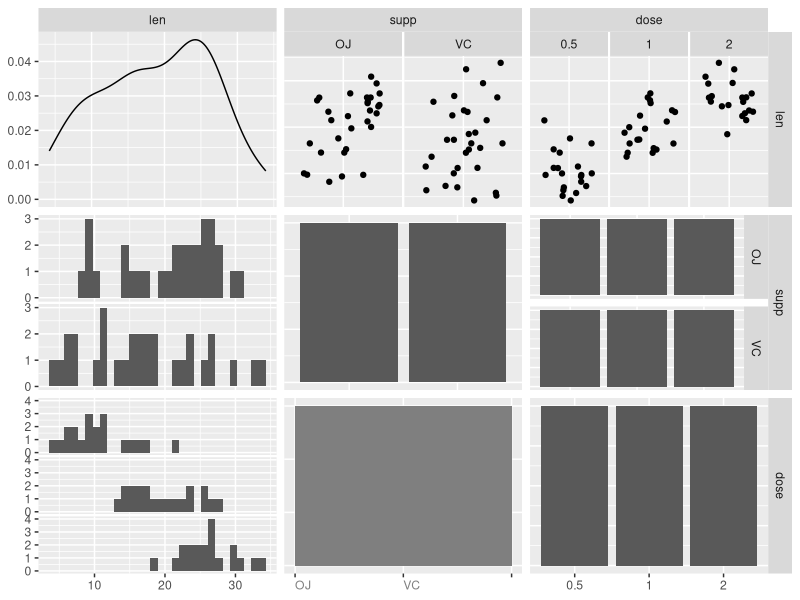

R code for this plot:
## ---- chunk 1
library(ggplot2)
library(GGally)
## ---- chunk 2
data(ToothGrowth)
str(ToothGrowth)
print(summary(ToothGrowth))
## ---- chunk 3
ToothGrowth$dose = factor(ToothGrowth$dose)
## ---- chunk 4
print(ggpairs(data=ToothGrowth,
              upper = list(continuous = "points",
                           combo      = "dot",
                           discrete   = "facetbar"),
              lower = list(continuous = "cor",
                           combo      = "facethist",
                           discrete   = "ratio"),
              colour="dose"))
## ---- chunk 5
TG_list = split(ToothGrowth, ToothGrowth$supp)
TGsOJ = TG_list[[1]]
TGsVC = TG_list[[2]]

t_s = t.test(x = TGsOJ$len, y = TGsVC$len,
             alternative = c("two.sided"),
             mu = 0, paired = TRUE, var.equal = FALSE,
             conf.level = 0.95)
## ---- chunk 6
TG_list = split(ToothGrowth, ToothGrowth$dose)
TGd05 = TG_list[[1]]
TGd10 = TG_list[[2]]
TGd20 = TG_list[[3]]

t_d0510 = t.test(x = TGd05$len, y = TGd10$len,
                 alternative = c("two.sided"),
                 mu = 0, paired = TRUE, var.equal = FALSE,
                 conf.level = 0.95)
t_d0520 = t.test(x = TGd05$len, y = TGd20$len,
                 alternative = c("two.sided"),
                 mu = 0, paired = TRUE, var.equal = FALSE,
                 conf.level = 0.95)
t_d1020 = t.test(x = TGd10$len, y = TGd20$len,
                 alternative = c("two.sided"),
                 mu = 0, paired = TRUE, var.equal = FALSE,
                 conf.level = 0.95)
## ---- chunk 7
print(c(t_s$conf.int[1:2], t_s$p.value))
## ---- chunk 8
print(c(t_d0510$conf.int[1:2], t_d0510$p.value))
## ---- chunk 9
print(c(t_d0520$conf.int[1:2], t_d0520$p.value))
## ---- chunk 10
print(c(t_d1020$conf.int[1:2], t_d1020$p.value))
